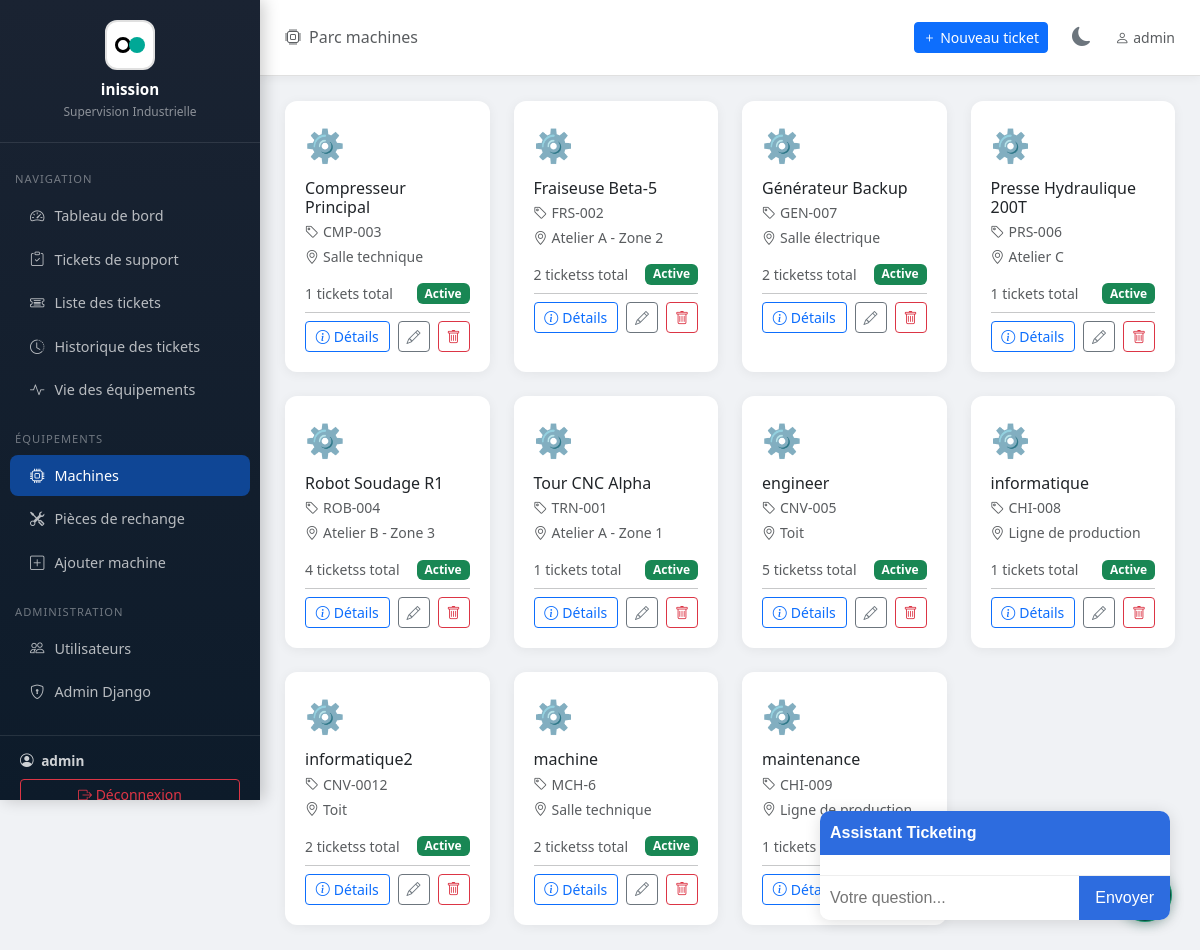
The page /machines/ (signed in) on the database its author committed.
### tickets/models.py (models this page shows, shortened)
class Machine(models.Model):
    nom = models.CharField(max_length=200, verbose_name="Nom de la machine")
    reference = models.CharField(max_length=100, unique=True, verbose_name="Référence")
    localisation = models.CharField(max_length=200, verbose_name="Localisation / Zone")
    description = models.TextField(blank=True, verbose_name="Description")
    actif = models.BooleanField(default=True, verbose_name="Active")
    date_installation = models.DateField(null=True, blank=True, verbose_name="Date d'installation")
    department = models.ForeignKey('Department', on_delete=models.SET_NULL, null=True, blank=True, verbose_name="Département associé")
    operator = models.ForeignKey('OperatorProfile', on_delete=models.SET_NULL, null=True, blank=True, verbose_name="Opérateur assigné")
    manuel_pdf = models.FileField(upload_to='machines/manuals/', blank=True, null=True, verbose_name="Manuel d'utilisation (PDF)")
    manuel_texte = models.TextField(blank=True, null=True, verbose_name="Manuel d'utilisation (texte)")
    class Meta:
        verbose_name = "Machine"
        verbose_name_plural = "Machines"
        ordering = ['nom']

### tickets/views.py (the view, shortened to what this page needs)
# urls.py: path('machines/', views.machine_list, name='machine_list'),
@login_required
def machine_list(request):
    user = request.user
    profile = getattr(user, 'operatorprofile', None)
    if is_admin_or_supervisor(user):
        if profile and profile.role == 'superviseur' and profile.department:
            machines_qs = Machine.objects.filter(department=profile.department).annotate(
                nb_demandes=Count('ticketsupport'),
                nb_ouvertes=Count('ticketsupport', filter=Q(ticketsupport__statut__in=['en_attente', 'validee', 'en_cours']))
            ).order_by('nom')
        else:
            machines_qs = Machine.objects.annotate(
                nb_demandes=Count('ticketsupport'),
                nb_ouvertes=Count('ticketsupport', filter=Q(ticketsupport__statut__in=['en_attente', 'validee', 'en_cours']))
            ).order_by('nom')
    paginator = Paginator(machines_qs, 24)
    page = request.GET.get('page')
    try:
        machines = paginator.page(page)
    except PageNotAnInteger:
        machines = paginator.page(1)
    except EmptyPage:
        machines = paginator.page(paginator.num_pages)
    return render(request, 'tickets/machine_list.html', {'machines': machines, 'paginator': paginator})

### tickets/templatetags/permissions.py (called while the page is built)
@register.filter
def is_admin_or_supervisor(user):
    if user.is_superuser or user.is_staff:
        return True
    profile = getattr(user, 'operatorprofile', None)
    return profile and profile.role == 'superviseur'

### tickets/views.py (called while the page is built)
def is_admin_or_supervisor(user):
    if user.is_superuser or user.is_staff:
        return True
    profile = getattr(user, 'operatorprofile', None)
    return profile and profile.role == 'superviseur'

### tickets/templates/tickets/machine_list.html (shortened to what this page needs)
{% extends 'tickets/base.html' %}
{% load permissions %}
{% block page_title %}<i class="bi bi-cpu me-2"></i>Parc machines{% endblock %}
{% block content %}
<div class="row g-4">
    {% for machine in machines %}
    <div class="col-md-4 col-lg-3">
        <div class="stat-card h-100" data-machine-id="{{ machine.pk }}" style="position:relative;">
            <div style="font-size:2rem;margin-bottom:10px;">
                {% if machine.actif %}⚙️{% else %}🔴{% endif %}
            </div>
            <h6 class="mb-1">{{ machine.nom }}</h6>
            <p class="text-muted small mb-1">
                <i class="bi bi-tag me-1"></i>{{ machine.reference }}
            </p>
            <p class="text-muted small mb-3">
                <i class="bi bi-geo-alt me-1"></i>{{ machine.localisation }}
            </p>
            <div class="d-flex justify-content-between align-items-center">
                <small class="text-muted" data-field="nb_demandes">{{ machine.nb_demandes }} tickets{{ machine.nb_demandes|pluralize }} total</small>
                <span class="badge {% if machine.actif %}bg-success{% else %}bg-secondary{% endif %}" data-field="status">
                    {% if machine.actif %}Active{% else %}Inactive{% endif %}
                </span>
            </div>
            <hr class="my-2">
            <div class="d-flex gap-2">
                <button class="btn btn-sm btn-outline-primary flex-grow-1"
                        data-bs-toggle="modal"
                        data-bs-target="#machineDetailModal"
                        data-machine-id="{{ machine.pk }}">
                    <i class="bi bi-info-circle me-1"></i>Détails
                </button>
                <a href="{% url 'machine_edit' machine.pk %}" class="btn btn-sm btn-outline-secondary">
                    <i class="bi bi-pencil"></i>
                </a>
                {% if user.is_superuser %}
                <a href="{% url 'machine_delete' machine.pk %}" class="btn btn-sm btn-outline-danger"
                   onclick="return confirm('Êtes-vous sûr de vouloir supprimer cette machine ?');">
                    <i class="bi bi-trash"></i>
                </a>
                {% endif %}
            </div>
        </div>
    </div>
    {% empty %}
    <div class="col-12 text-center py-5 text-muted">
        <i class="bi bi-cpu" style="font-size:4rem;display:block;margin-bottom:15px;"></i>
        Aucune machine enregistrée.<br>
        <a href="{% url 'machine_create' %}" class="btn btn-primary mt-3">Ajouter la première machine</a>
    </div>
    {% endfor %}
</div>
{% endblock %}

### tickets/templates/tickets/base.html (shortened to what this page needs)
{% load permissions %}
<!DOCTYPE html>
<html lang="fr">
<head>
    <link href="https://cdnjs.cloudflare.com/ajax/libs/bootstrap/5.3.2/css/bootstrap.min.css" rel="stylesheet">
    <link href="https://cdnjs.cloudflare.com/ajax/libs/bootstrap-icons/1.11.3/font/bootstrap-icons.min.css" rel="stylesheet">
</head>
<body>
{% if user.is_authenticated %}
<div class="sidebar d-flex flex-column">
    <div class="sidebar-brand flex-shrink-0">
        <div class="brand-icon"></div>
        <h5>inission</h5>
        <small>Supervision Industrielle</small>
    </div>
    <nav class="mt-2 flex-grow-1">
        <div class="sidebar-section">Navigation</div>
        <a href="{% url 'dashboard' %}" class="nav-link {% if request.resolver_match.url_name == 'dashboard' %}active{% endif %}">
            <i class="bi bi-speedometer2"></i><span>Tableau de bord</span>
        </a>
        <a href="{% url 'demande_dashboard' %}" class="nav-link {% if 'demande' in request.resolver_match.url_name %}active{% endif %}">
            <i class="bi bi-clipboard-check"></i><span>Tickets de support</span>
        </a>
        <a href="{% url 'ticket_list_new' %}" class="nav-link {% if request.resolver_match.url_name == 'ticket_list_new' %}active{% endif %}">
            <i class="bi bi-ticket-detailed"></i><span>Liste des tickets</span>
        </a>
            <a href="{% url 'ticket_history_list' %}" class="nav-link {% if request.resolver_match.url_name == 'ticket_history_list' %}active{% endif %}">
                <i class="bi bi-clock-history"></i><span>Historique des tickets</span>
            </a>
        <a href="{% url 'viee_dashboard' %}" class="nav-link {% if 'viee' in request.resolver_match.url_name %}active{% endif %}">
            <i class="bi bi-activity"></i><span>Vie des équipements</span>
        </a>
        {% if user|is_admin_or_supervisor %}
        <div class="sidebar-section">Équipements</div>
        <a href="{% url 'machine_list' %}" class="nav-link {% if 'machine' in request.resolver_match.url_name %}active{% endif %}">
            <i class="bi bi-cpu"></i><span>Machines</span>
        </a>
            <a href="{% url 'machine_spare_parts' %}" class="nav-link {% if request.resolver_match.url_name == 'machine_spare_parts' %}active{% endif %}">
                <i class="bi bi-tools"></i><span>Pièces de rechange</span>
            </a>
        <a href="{% url 'machine_create' %}" class="nav-link">
            <i class="bi bi-plus-square"></i><span>Ajouter machine</span>
        </a>
        {% endif %}
        {% if user.is_staff %}
        <div class="sidebar-section">Administration</div>
        <a href="{% url 'user_list' %}" class="nav-link {% if 'user' in request.resolver_match.url_name %}active{% endif %}">
            <i class="bi bi-people"></i><span>Utilisateurs</span>
        </a>
        <a href="/admin/" class="nav-link">
            <i class="bi bi-shield-lock"></i><span>Admin Django</span>
        </a>
        {% endif %}
    </nav>
    <div class="sidebar-footer flex-shrink-0">
        <div class="user-info">
            <i class="bi bi-person-circle me-1"></i>
            <strong>{{ user.get_full_name|default:user.username }}</strong>
        </div>
        <form action="{% url 'logout' %}" method="post" style="margin-top:8px;">
            <button type="submit" class="btn btn-sm btn-outline-danger w-100">
                <i class="bi bi-box-arrow-right"></i> <span>Déconnexion</span>
            </button>
        </form>
    </div>
</div>
<div class="main-content">
    <div class="topbar">
        <h6 class="mb-0 text-muted">{% block page_title %}{% endblock %}</h6>
        <div class="d-flex align-items-center gap-3">
            <a href="{% url 'demande_create' %}" class="btn btn-primary btn-sm">
                <i class="bi bi-plus"></i> Nouveau ticket
            </a>
            <button class="theme-toggle-btn" onclick="toggleTheme()" title="Basculer le thème">
                <i class="bi bi-moon-fill" id="theme-icon"></i>
            </button>
            <span class="text-muted small"><i class="bi bi-person me-1"></i>{{ user.username }}</span>
        </div>
    </div>
    <div class="page-content">
        {% block content %}{% endblock %}
    </div>
</div>
{% else %}
    {% block auth_content %}{% endblock %}
{% endif %}
    <div id="chatbot-widget">
      <div id="chatbot-header">Assistant Ticketing</div>
      <div id="chatbot-messages"></div>
      <div id="chatbot-input-row">
        <input id="chatbot-input" type="text" placeholder="Votre question..." autocomplete="off" />
        <button id="chatbot-send">Envoyer</button>
      </div>
    </div>
{% if user.is_authenticated %}
{% include "tickets/chatbot_widget.html" %}
{% endif %}
</body>
</html>

### tickets/templates/tickets/base.html (style rules this page uses)
:root { --sidebar-width: 260px; --primary: #1a2332; --accent: #0d6efd; --danger: #dc3545; }
body { background: #f0f2f5; font-family: 'Segoe UI', sans-serif; }
.sidebar { width: var(--sidebar-width); background: linear-gradient(180deg, #1a2332 0%, #0d1b2a 100%); min-height: 100vh; position: fixed; top: 0; left: 0; z-index: 1000; overflow-y: auto; overflow-x: hidden; box-shadow: 4px 0 15px rgba(0,0,0,0.2); max-height: 100vh; }
.sidebar-brand { padding: 20px; border-bottom: 1px solid rgba(255,255,255,0.1); text-align: center; }
.sidebar-brand h5 { color: #fff; font-weight: 700; font-size: 0.95rem; margin: 0; }
.sidebar-brand small { color: rgba(255,255,255,0.5); font-size: 0.75rem; }
.sidebar-brand .brand-icon { width: 50px; height: 50px; background: white; border-radius: 12px; display: flex; align-items: center; justify-content: center; margin: 0 auto 10px; font-size: 1.5rem; position: relative; border: 2px solid #e0e0e0; }
.sidebar-brand .brand-icon::before { content: ''; position: absolute; width: 16px; height: 16px; border: 3px solid #000; border-radius: 50%; left: 8px; top: 50%; transform: translateY(-50%); }
.sidebar-brand .brand-icon::after { content: ''; position: absolute; width: 16px; height: 16px; background: #00a896; border-radius: 50%; right: 8px; top: 50%; transform: translateY(-50%); }
.sidebar-section { padding: 10px 15px 5px; font-size: 0.7rem; color: rgba(255,255,255,0.4); text-transform: uppercase; letter-spacing: 1px; margin-top: 10px; }
.sidebar .nav-link { color: rgba(255,255,255,0.7); padding: 10px 20px; border-radius: 8px; margin: 2px 10px; font-size: 0.9rem; transition: all 0.2s; display: flex; align-items: center; gap: 10px; }
.sidebar .nav-link:hover, .sidebar .nav-link.active { background: rgba(13,110,253,0.3); color: #fff; }
.sidebar .nav-link.active { background: rgba(13,110,253,0.5); }
.sidebar-footer { padding: 15px 20px; border-top: 1px solid rgba(255,255,255,0.1); margin-top: 20px; }
.user-info { color: rgba(255,255,255,0.8); font-size: 0.85rem; }
.main-content { margin-left: var(--sidebar-width); min-height: 100vh; }
.topbar { background: white; padding: 15px 25px; border-bottom: 1px solid #e0e0e0; box-shadow: 0 2px 10px rgba(0,0,0,0.05); display: flex; align-items: center; justify-content: space-between; }
.page-content { padding: 25px; }
.stat-card { background: white; border-radius: 12px; padding: 20px; box-shadow: 0 2px 12px rgba(0,0,0,0.06); border: none; transition: transform 0.2s; }
.theme-toggle-btn { background: none; border: none; color: #6c757d; font-size: 1.2rem; cursor: pointer; padding: 8px; border-radius: 6px; transition: all 0.3s ease; display: flex; align-items: center; justify-content: center; }
#chatbot-widget { position: fixed; bottom: 30px; right: 30px; width: 350px; max-width: 90vw; background: #fff; border-radius: 10px; box-shadow: 0 2px 16px #0002; z-index: 9999; font-family: Arial, sans-serif; display: flex; flex-direction: column; overflow: hidden; }
#chatbot-header { background: #2d6cdf; color: #fff; padding: 10px; font-weight: bold; }
#chatbot-messages { flex: 1; padding: 10px; overflow-y: auto; max-height: 300px; }
#chatbot-input-row { display: flex; border-top: 1px solid #eee; }
#chatbot-input { flex: 1; border: none; padding: 10px; }
#chatbot-send { background: #2d6cdf; color: #fff; border: none; padding: 0 16px; cursor: pointer; }

### rows shown on the page
Machine: nom "Compresseur Principal", reference "CMP-003", localisation "Salle technique", nb_demandes "1", actif "Active"
Machine: nom "Fraiseuse Beta-5", reference "FRS-002", localisation "Atelier A - Zone 2", nb_demandes "2", actif "Active"
Machine: nom "Générateur Backup", reference "GEN-007", localisation "Salle électrique", nb_demandes "2", actif "Active"
Machine: nom "Presse Hydraulique 200T", reference "PRS-006", localisation "Atelier C", nb_demandes "1", actif "Active"
Machine: nom "Robot Soudage R1", reference "ROB-004", localisation "Atelier B - Zone 3", nb_demandes "4", actif "Active"
Machine: nom "Tour CNC Alpha", reference "TRN-001", localisation "Atelier A - Zone 1", nb_demandes "1", actif "Active"
Machine: nom "engineer", reference "CNV-005", localisation "Toit", nb_demandes "5", actif "Active"
Machine: nom "informatique", reference "CHI-008", localisation "Ligne de production", nb_demandes "1", actif "Active"
Machine: nom "informatique2", reference "CNV-0012", localisation "Toit", nb_demandes "2", actif "Active"
Machine: nom "machine", reference "MCH-6", localisation "Salle technique", nb_demandes "2", actif "Active"
Machine: nom "maintenance", reference "CHI-009", localisation "Ligne de production", nb_demandes "1"

### other values the page prints
{{ user.get_full_name|default:user.username }} "admin"
{{ user.username }} "admin"
